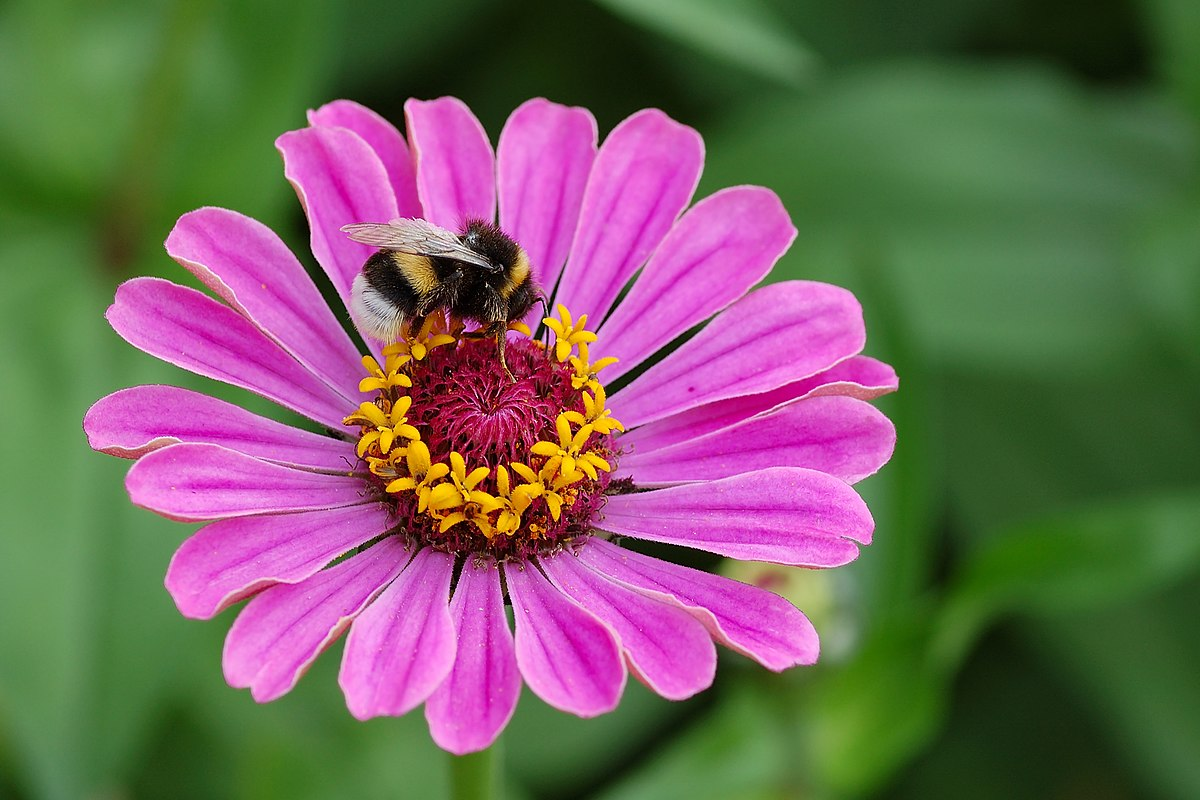
#> input picture input_image/bombo.JPG, 1200 x 800 px
$ python CannyEdgeDetection.py input_image/bombo.JPG
#> lines starting #> are read from the running program, lines starting #| are printed output that depends on the picture
import numpy as np
import matplotlib.pyplot as plt
import sys
import os
import cv2
import argparse


def check_image_path(image_path):
    """
    Check if the provided image path is valid and the file is an image.

    Parameters:
    image_path (str): The path to the image file

    Returns:
    bool: True if the image path is valid, False otherwise
    """
#> called with image_path = 'input_image/bombo.JPG'
    # Check if the image path exists
    if not os.path.exists(image_path):
        print(f"Error: The file {image_path} does not exist.")
        return False

    # Attempt to read the image using OpenCV to check if it's valid
    image = cv2.imread(image_path)
#> image is the input picture: shape (800, 1200, 3); mean B, G, R 93.4, 98.9, 115.4
    if image is None:
        print(f"Error: The file {image_path} is not a valid image.")
        return False

    return True


def gaussian_kernel(size, sigma=1):
    """
    Create the Gaussian Filter with given size and sigma.

    Parameters:
    size (int): The size of the Gaussian filter
    sigma (float): The standard deviation of the Gaussian filter

    Returns:
    numpy.ndarray: The Gaussian filter
    """
    size = int(size) // 2
    x, y = np.mgrid[-size:size+1, -size:size+1]
    normal = 1 / (2.0 * np.pi * sigma**2)
    g = np.exp(-((x**2 + y**2) / (2.0*sigma**2))) * normal
    return g


def convolution_padding(image, kernel):
    """
    Manually convolve an image with a kernel.

    Parameters:
    image (numpy.ndarray): The input image
    kernel (numpy.ndarray): The kernel to convolve the image with

    Returns:
    numpy.ndarray: The convolved image
    """
    kernel_height, kernel_width = kernel.shape
    pad_height, pad_width = kernel_height // 2, kernel_width // 2

    # Pad the image with zeros on all sides
    padded_image = np.pad(image, ((pad_height, pad_height), (pad_width, pad_width)), mode='constant', constant_values=0)

    output = np.zeros_like(image, dtype=np.float64)
    for x in range(image.shape[0]):
        for y in range(image.shape[1]):
            # Extract the region of interest
            region = padded_image[x:x + kernel_height, y:y + kernel_width]
            # Perform element-wise multiplication and sum the result
            output[x, y] = np.sum(region * kernel)
    return output


def sobel_filter(image):
    """
    Apply the Sobel filter to an image to extract horizontal and vertical edges.

    Parameters:
    image (numpy.ndarray): The input image

    Returns:
    tuple: The images of the horizontal and vertical edges
    """
    Kx = np.array([[-1, 0, 1], [-2, 0, 2], [-1, 0, 1]], dtype=np.float64)
    Ky = np.array([[1, 2, 1], [0, 0, 0], [-1, -2, -1]], dtype=np.float64)

    Ix = convolution_padding(image, Kx)
    Iy = convolution_padding(image, Ky)

    return Ix, Iy


def gradient_intensity(Ix, Iy):
    """
    Calculate the gradient intensity of the image.

    Parameters:
    Ix (numpy.ndarray): The image of the horizontal edges
    Iy (numpy.ndarray): The image of the vertical edges

    Returns:
    tuple: The gradient magnitude and the gradient direction
    """
    G = np.hypot(Ix, Iy)
    G = G / G.max() * 255
    theta = np.arctan2(Iy, Ix)
    return (G, theta)


def non_maximum_suppression(image, D):
    """
    Apply non-maximum suppression to an image.

    Parameters:
    image (numpy.ndarray): The input image
    D (numpy.ndarray): The gradient direction of the image

    Returns:
    numpy.ndarray: The image after non-maximum suppression
    """
    M, N = image.shape
    Z = np.zeros((M,N), dtype=np.int32)
    angle = D * 180. / np.pi
    angle[angle < 0] += 180

    for i in range(1,M-1):
        for j in range(1,N-1):
            try:
                q = 255
                r = 255

                # angle 0
                if (0 <= angle[i,j] < 22.5) or (157.5 <= angle[i,j] <= 180):
                    q = image[i, j+1]
                    r = image[i, j-1]
                # angle 45
                elif (22.5 <= angle[i,j] < 67.5):
                    q = image[i+1, j-1]
                    r = image[i-1, j+1]
                # angle 90
                elif (67.5 <= angle[i,j] < 112.5):
                    q = image[i+1, j]
                    r = image[i-1, j]
                # angle 135
                elif (112.5 <= angle[i,j] < 157.5):
                    q = image[i-1, j-1]
                    r = image[i+1, j+1]

                if (image[i,j] >= q) and (image[i,j] >= r):
                    Z[i,j] = image[i,j]
                else:
                    Z[i,j] = 0

            except IndexError as e:
                pass

    return Z


def threshold(img, lowThresholdRatio=0.05, highThresholdRatio=0.09):
    """
    Apply double threshold to an image.

    Parameters:
    img (numpy.ndarray): The input image
    lowThresholdRatio (float): The low threshold ratio
    highThresholdRatio (float): The high threshold ratio

    Returns:
    tuple: The image after double threshold, the weak pixel value, and the strong pixel value
    """
    highThreshold = img.max() * highThresholdRatio
    lowThreshold = highThreshold * lowThresholdRatio

    M, N = img.shape
    res = np.zeros((M, N), dtype=np.int32)

    weak = np.int32(25)
    strong = np.int32(255)

    strong_i, strong_j = np.where(img >= highThreshold)
    zeros_i, zeros_j = np.where(img < lowThreshold)

    weak_i, weak_j = np.where((img <= highThreshold) & (img >= lowThreshold))

    res[strong_i, strong_j] = strong
    res[weak_i, weak_j] = weak

    return (res, weak, strong)


# [31 lines left out: function hysteresis, not called in this run]


def hysteresis_(img, weak, strong=255):
    """
    Apply hysteresis thresholding to an image.

    Parameters:
    img (numpy.ndarray): The input image
    weak (int): The weak pixel value
    strong (int): The strong pixel value

    Returns:
    numpy.ndarray: The image after hysteresis thresholding
    """
    M, N = img.shape
    strong_pixels = [(i,j) for i in range(M) for j in range(N) if img[i,j] == strong]

    while strong_pixels:
        i, j = strong_pixels.pop(0)
        for x in range(max(0, i-1), min(M, i+2)):
            for y in range(max(0, j-1), min(N, j+2)):
                if img[x, y] == weak:
                    img[x, y] = strong
                    strong_pixels.append((x, y))

    # Remove all remaining weak pixels
    for i in range(M):
        for j in range(N):
            if img[i, j] == weak:
                img[i, j] = 0
    return img


# Create the parser
parser = argparse.ArgumentParser(description='Process some integers.')

# Add the arguments
parser.add_argument('--lowThresholdRatio', type=float, default=0.05,
                    help='Low threshold ratio for edge detection')
parser.add_argument('--highThresholdRatio', type=float, default=0.09,
                    help='High threshold ratio for edge detection')
parser.add_argument('image_path', type=str,
                    help='The path to the image file')

# Parse the arguments
args = parser.parse_args()

# Extract the image path from the command line arguments
image_path = args.image_path

# Check the validity of image path
if not check_image_path(image_path):
    sys.exit(1)

original_image = cv2.imread(image_path)
gray_image = cv2.imread(image_path, cv2.IMREAD_GRAYSCALE)

# Apply Gaussian blur
gk = gaussian_kernel(5, 1)
blurred = convolution_padding(gray_image, gk)

# Use Sobel filter to extract horizontal and vertical edges
Ix, Iy = sobel_filter(blurred)
#> after the loop in convolution_padding (call 3), `for x in range(image.shape[0]):`:
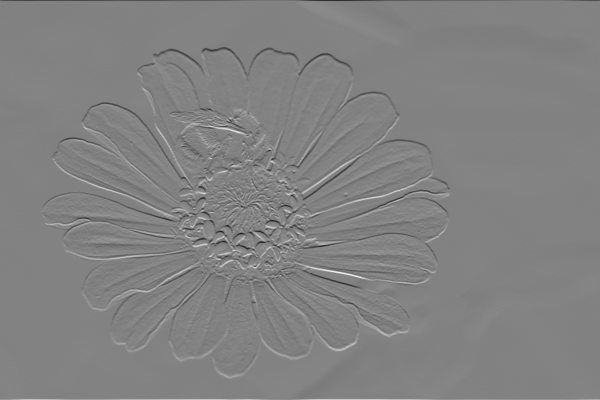
#> output: shape (800, 1200) float64 (shown at 1/2 size); min -551.4, max 529.5, mean 0; drawn with min black and max white

# Gradient intensity
G, theta = gradient_intensity(Iy, Ix)

# Non-maximum suppression
nms = non_maximum_suppression(G, theta)
#> after the loop in non_maximum_suppression, `for i in range(1,M-1):`:
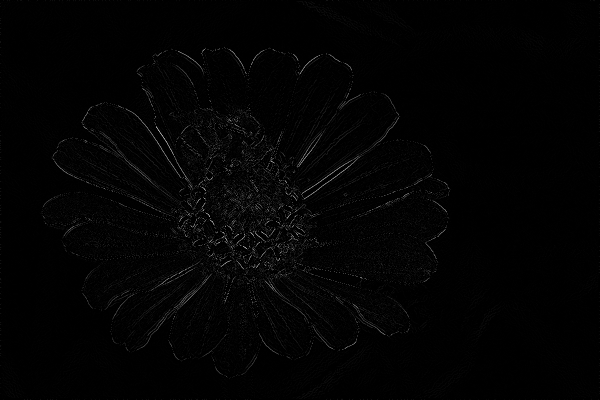
#> Z: shape (800, 1200) int32 (shown at 1/2 size); min 0, max 251, mean 2.9
cv2.imwrite("nonmax.jpg", nms)
# Double threshold
dt, weak, strong = threshold(nms, args.lowThresholdRatio, args.highThresholdRatio)
#> in threshold, `highThreshold = img.max() * highThresholdRatio`: highThreshold = 22.59
#> in threshold, `lowThreshold = highThreshold * lowThresholdRatio`: lowThreshold = 1.13
#> weak = 25; strong = 255

cv2.imwrite("DT.jpg", dt)

# Hysteresis
edges = hysteresis_(dt.copy(), weak, strong)
#> in hysteresis_, `strong_pixels = [(i,j) for i in range(M) for j in range(N) if img[i,j]..`: strong_pixels = 32161 items
#> the loop in hysteresis_, `while strong_pixels:` made 39934 passes
#> j on passes 1 to 3: 7, 14, 19
#> after the loop in hysteresis_, `while strong_pixels:`:
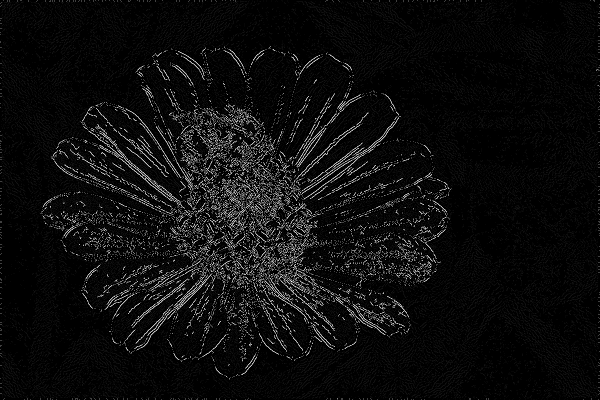
#> img: shape (800, 1200) int32 (shown at 1/2 size); min 0, max 255, mean 13.3
#> after the loop in hysteresis_, `while strong_pixels:`: strong_pixels = []
cv2.imwrite("edges.jpg", edges)

# Plotting both images in one graph
fig, axs = plt.subplots(3, 3, figsize=(10, 10))
# Adapt the window size to fully display the plot
plt.subplots_adjust(left=0.05, right=0.95, top=0.95, bottom=0.05, hspace=0.2, wspace=0.2)

axs[0][0].imshow(cv2.cvtColor(original_image, cv2.COLOR_BGR2RGB))
axs[0][0].set_title('Original Image')
axs[0][0].axis('off')  # Hide axes for better visualization

axs[0][1].imshow(gray_image, cmap='gray')
axs[0][1].set_title('Grayscale Image')
axs[0][1].axis('off')  # Hide axes for better visualization

axs[0][2].imshow(blurred, cmap='gray')
axs[0][2].set_title('Blurred Image')
axs[0][2].axis('off')  # Hide axes for better visualization

axs[1][0].imshow(Ix, cmap='gray')
axs[1][0].set_title('Vertical Edges')
axs[1][0].axis('off')  # Hide axes for better visualization

axs[1][1].imshow(Iy, cmap='gray')
axs[1][1].set_title('Horizontal Edges')
axs[1][1].axis('off')  # Hide axes for better visualization

axs[1][2].imshow(G, cmap='gray')
axs[1][2].set_title('Gradient Magnitude')
axs[1][2].axis('off')  # Hide axes for better visualization

axs[2][0].imshow(nms, cmap='gray')
axs[2][0].set_title('Non Maximum Suppression')
axs[2][0].axis('off')  # Hide axes for better visualization

axs[2][1].imshow(dt, cmap=plt.get_cmap('gray'), vmin=0, vmax=255)
axs[2][1].set_title('Double Threshold')
axs[2][1].axis('off')  # Hide axes for better visualization

axs[2][2].imshow(edges, cmap='gray')
axs[2][2].set_title('Hysteresis')
axs[2][2].axis('off')  # Hide axes for better visualization

plt.show()
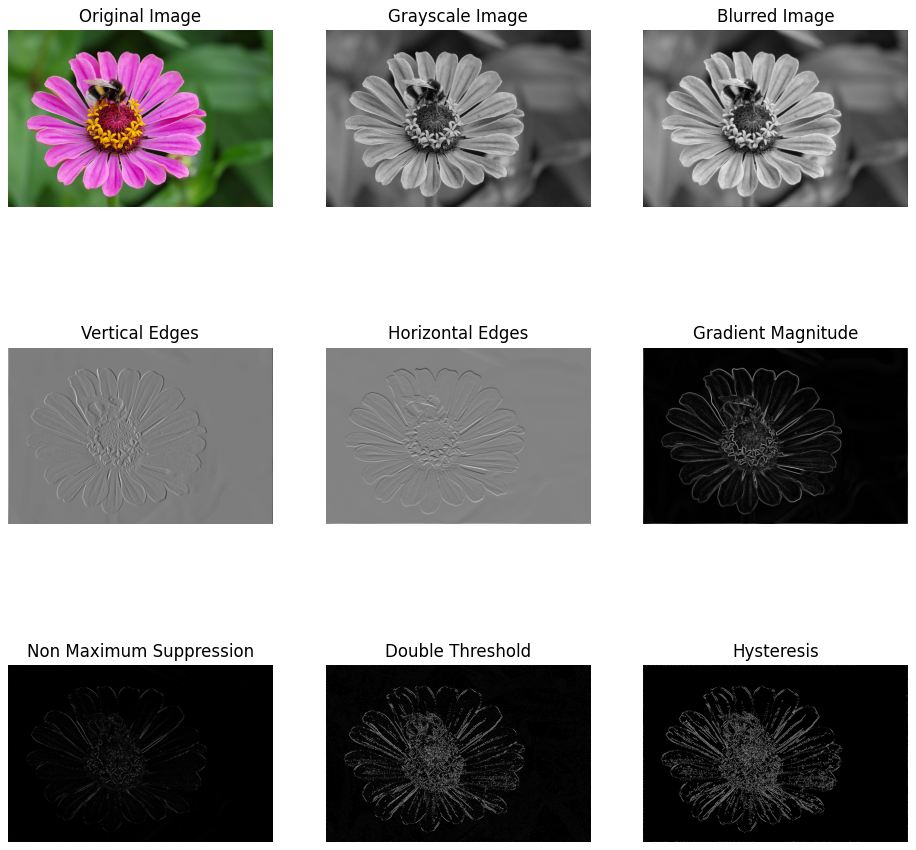
#> figure drawn by matplotlib, 9 panels

$ run again, on input_image/squirrel.jpg
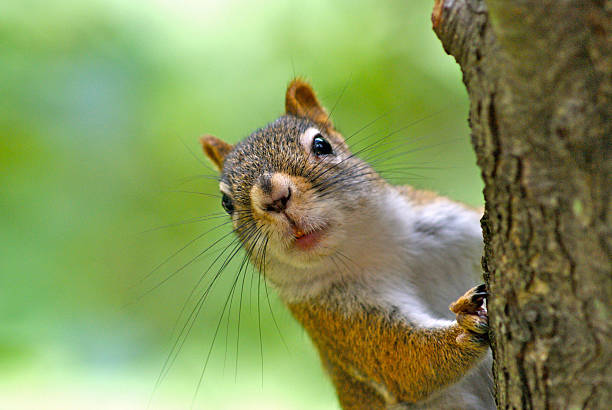
#> input picture input_image/squirrel.jpg, 612 x 410 px
#> in check_image_path, image is the input picture: shape (410, 612, 3); mean B, G, R 90.9, 149.8, 132.8
#> padded_image: shape (412, 614) float64
#> after the loop in non_maximum_suppression, `for i in range(1,M-1):`:
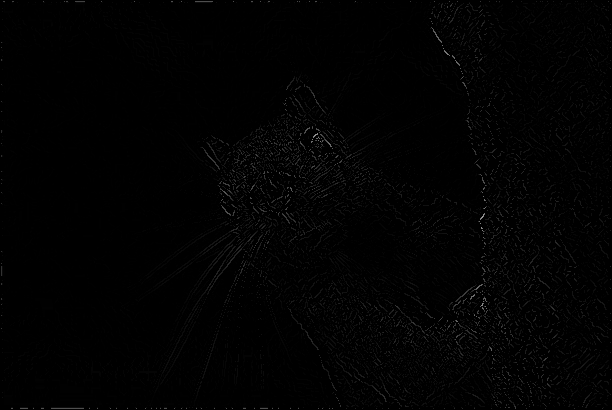
#> Z: shape (410, 612) int32; min 0, max 151, mean 1.9
#> highThreshold = 13.59
#> lowThreshold = 0.679
#> strong_i = 12275 values from 1 to 408; strong_j = 12275 values, max 610 at index 84, min 1 at index 440, mean 396
#> weak = 25; strong = 255
#> in hysteresis_, `strong_pixels = [(i,j) for i in range(M) for j in range(N) if img[i,j]..`: strong_pixels = 12275 pairs, first value 1 to 408, second value 1 to 610
#> the loop in hysteresis_, `while strong_pixels:` made 16353 passes
#> j on passes 1 to 3: 3, 4, 12
#> after the loop in hysteresis_, `while strong_pixels:`:
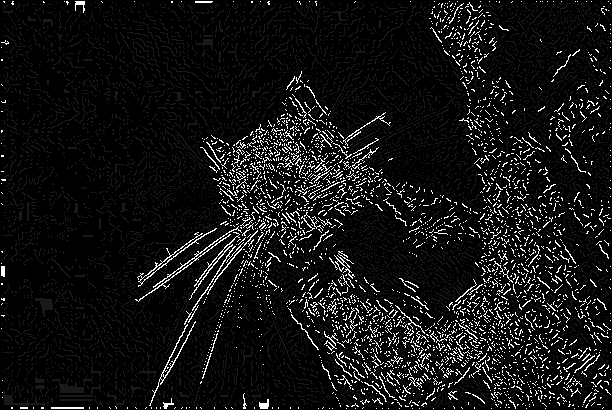
#> img: shape (410, 612) int32; min 0, max 255, mean 19.4
#> after the loop in hysteresis_, `while strong_pixels:`: strong_pixels = []

$ run again, on input_image/donna.PNG
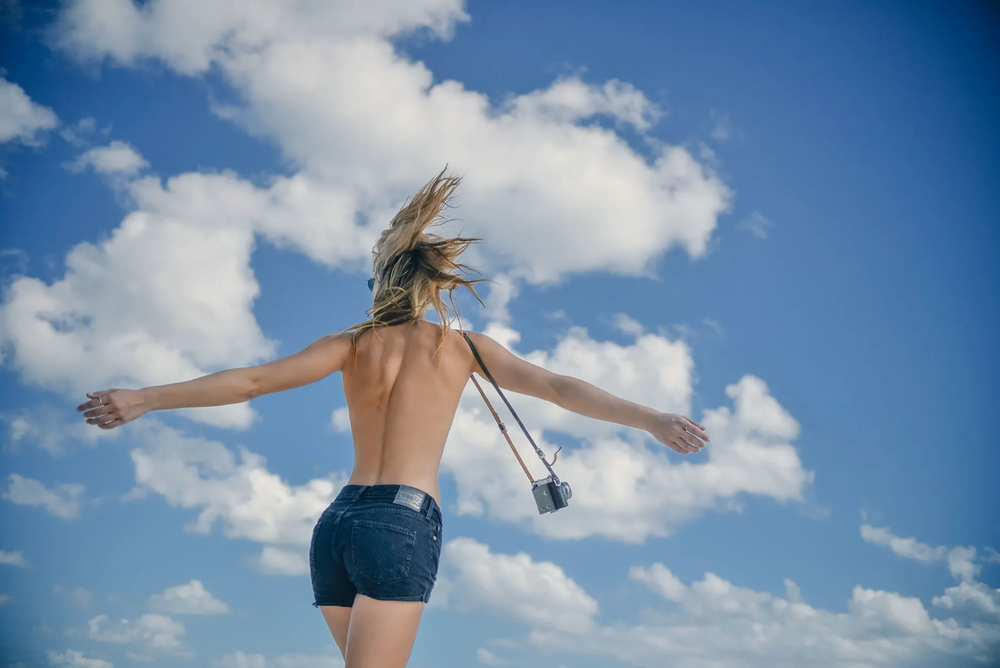
#> input picture input_image/donna.PNG, 1000 x 668 px, shrunk from 1425 x 952 before the run
#> in check_image_path, image is the input picture: shape (668, 1000, 3); mean B, G, R 170.7, 144.9, 120.1
#> padded_image: shape (670, 1002) float64
#> highThreshold = 11.88
#> lowThreshold = 0.594
#> strong_i = 14533 values from 1 to 666; strong_j = 14533 values, max 998 at index 438, min 1 at index 195, mean 446.5
#> `dt, weak, strong = threshold(nms, args.lowThresholdRatio, args.highThr..`:
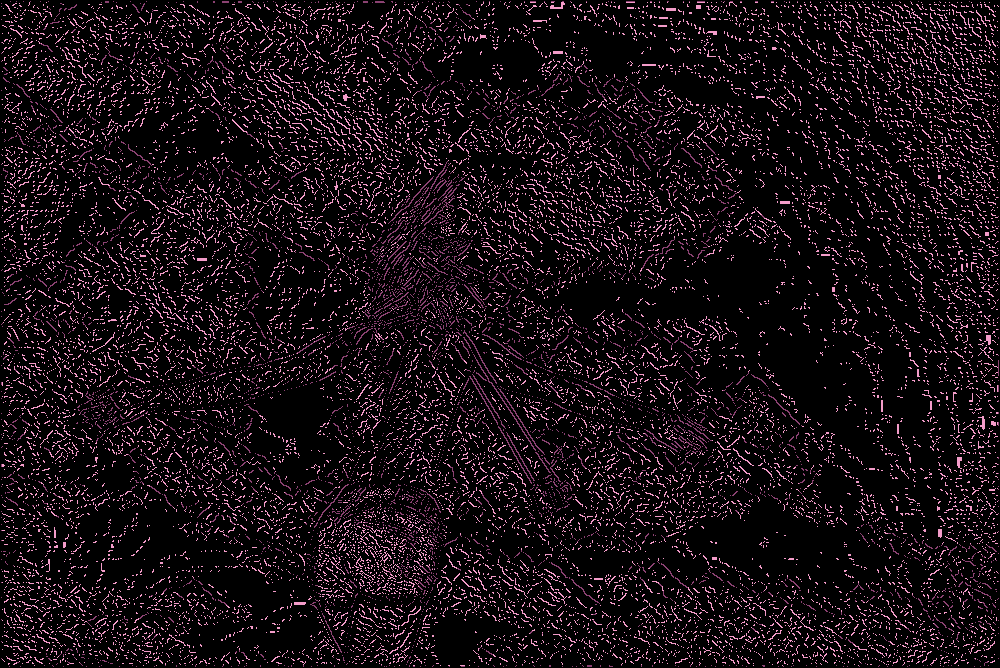
#> dt: shape (668, 1000) int32; 3 distinct labels, from 0 to 255; one colour per label, 0 black
#> weak = 25; strong = 255
#> in hysteresis_, `strong_pixels = [(i,j) for i in range(M) for j in range(N) if img[i,j]..`: strong_pixels = 14533 pairs, first value 1 to 666, second value 1 to 998
#> the loop in hysteresis_, `while strong_pixels:` made 17778 passes
#> j on passes 1 to 3: 10, 16, 23
#> after the loop in hysteresis_, `while strong_pixels:`: strong_pixels = []
#> after the loop in hysteresis_, `for i in range(M):`:
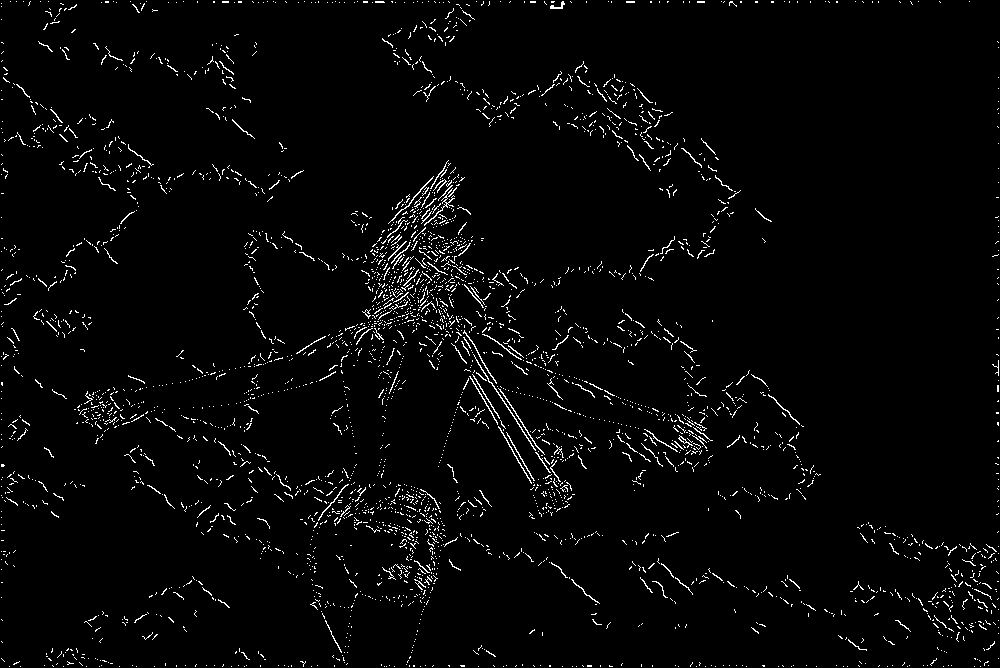
#> img: shape (668, 1000) int32; 2.7% white in thin lines or dots
